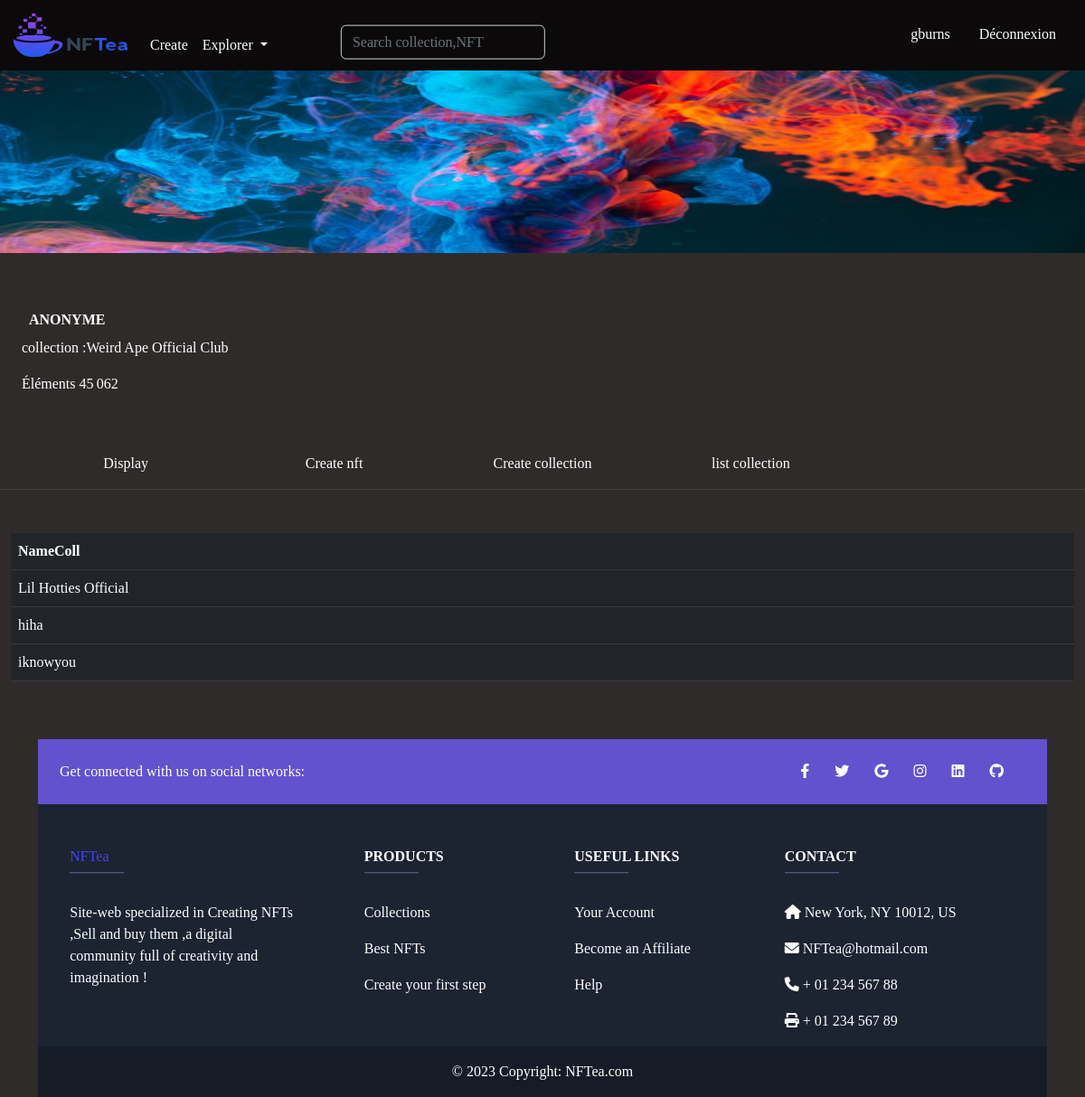
The app's page /user/listcoll.php (signed in) with its own data.
### tables this page shows
CREATE TABLE `user` (
  `UserId` int(30) NOT NULL,
  `UserName` varchar(20) NOT NULL,
  `Email` varchar(255) NOT NULL,
  `Password` varchar(20) NOT NULL
);

CREATE TABLE `collection` (
  `CollectionId` int(30) NOT NULL,
  `NameColl` varchar(20) NOT NULL,
  `UserId` int(30) NOT NULL
);

### user/listcoll.php (the view, shortened to what this page needs)
<?php
require '../user/include/conexion.php'; ?>
<!DOCTYPE html>
<html lang="en">
<head>
    <link href="https://cdn.jsdelivr.net/npm/bootstrap@5.2.2/dist/css/bootstrap.min.css" rel="stylesheet">
    <link href="stylesheet" href="https://maxcdn.bootstrapcdn.com/bootstrap/3.3.7/css/bootstrap.min.css">
    <link href='https://css.gg/push-chevron-right.css' rel='stylesheet'>
    <link rel="stylesheet" href="css/style.css">
    <link
    href="https://cdnjs.cloudflare.com/ajax/libs/font-awesome/6.0.0/css/all.min.css"
    rel="stylesheet"/>
    <link rel="stylesheet" href="css/collection.css">
</head>
<body>
  <div>
    <nav class="navbar navbar-expand-lg bg-light  fixed-top">
      <div class="container-fluid">
          <a class="navbar-brand" href="../index.php" ><img src="img/logonft.png" class="logo" alt=""></a>
        <div class="collapse navbar-collapse" id="navbarSupportedContent">
          <ul class="navbar-nav me-auto mb-2 mb-lg-0">
          <li class="nav-item">
              <?php if(!isset($_SESSION['Email'])){
      ?>
                <a class="nav-link" href="./login/login.php">Create</a>
           <?php } else { ?>
            <a class="nav-link" href="addnft.php">Create</a>
            <?php }  ?>
              </li>
            <li class="nav-item dropdown">
              <a class="nav-link dropdown-toggle" href="#" role="button" data-bs-toggle="dropdown" aria-expanded="false">
                Explorer
              </a>
            </li>
          </ul>
          <form class="d-flex" role="search">
            <input class="form-control me-2" type="search" placeholder="Search collection,NFT" aria-label="Search">
          <form class="container-fluid justify-content-start">
              <?php $req = $db->query("SELECT * FROM `user`");
                        while($data =  $req->fetch()):
                          if($data['Email']==$_SESSION['Email']){
                            $id_user=$data['UserId'];
                            ?>
                            <button class="btn btn-outline-success me-2" type="button"><a href="./profil.php"><?php echo $data['UserName'] ?></a></button>
                        <?php  }
?> <?php endwhile; ?>
                <button class="btn btn-outline-success me-2" type="button"><a href="../login/logout.php">Déconnexion</a></button>
              </form>
          </form>
        </div>
      </div>
    </nav>
    </div>
        <img class="imgcover" src="./img/smoke3.jpg" alt="">
    <div class="div-collection">
        <h2>Anonyme</h2>
        <p>collection :Weird Ape Official Club</p>
        <p>Éléments 45 062</p>
    </div>
    <div class="list-profil">
    <button><a href="profil.php">Display</a></button>
   <button> <a href="addnft.php">Create nft</a></button>
      <button ><a href="addcoll.php">Create collection</button>
      <button><a href="listcoll.php">list collection</a></button>
    </div>
    <div class="hr">
      <hr>
    </div>
    <div class="container-fluid mt-5">
        <div class="row">
            <div class="col-md-13 mx-auto">
                <div class="table-responsive">
                <table id="myTable" class="table table-dark table-hover">
                    <thead>
                        <tr>
                            <th>NameColl</th>
                        </tr>
                    </thead>
                    <tbody>
                    <?php
                        $req = $db->query('SELECT * FROM `collection` ');
                        while($data =  $req->fetch()):
                          if($data['UserId']==$id_user){
?>
                        <tr>
                            <td><?= $data['NameColl'] ?></td>
                        </tr>
                        <?php }endwhile; ?>
                    </tbody>
                </table>
                </div>
            </div>
        </div>
    </div>
<div class="container my-5">
  <footer
          class="text-center text-lg-start text-white"
          style="background-color: #1c2331"
          >
    <section
             class="d-flex justify-content-between p-4"
             style="background-color: #6351ce"
             >
      <div class="me-5">
        <span>Get connected with us on social networks:</span>
      </div>
      <div>
        <a href="https://facebook.com/" class="text-white me-4">
          <i class="fab fa-facebook-f" ></i>
        </a>
        <a href="https://twitter.com/" class="text-white me-4">
          <i class="fab fa-twitter" ></i>
        </a>
        <a href="https://google.com/" class="text-white me-4">
          <i class="fab fa-google" ></i>
        </a>
        <a href="https://instagram.com/" class="text-white me-4">
          <i class="fab fa-instagram" ></i>
        </a>
        <a hhref="https://linkedin.com/" class="text-white me-4">
          <i class="fab fa-linkedin" ></i>
        </a>
        <a href="https://github.com/" class="text-white me-4">
          <i class="fab fa-github" ></i>
        </a>
      </div>
    </section>
    <section class="">
      <div class="container text-center text-md-start mt-5">
        <div class="row mt-3">
          <div class="col-md-3 col-lg-4 col-xl-3 mx-auto mb-4">
            <h6 class="text-white" style="color:rgb(69, 69, 240) !important">NFTea</h6>
            <hr
                class="mb-4 mt-0 d-inline-block mx-auto"
                style="width: 60px; background-color: #7c4dff; height: 2px"
                />
            <p>
                Site-web specialized in Creating NFTs ,Sell and buy them ,a digital community full of creativity and imagination !
            </p>
          </div>
          <div class="col-md-2 col-lg-2 col-xl-2 mx-auto mb-4">
            <h6 class="text-uppercase fw-bold">Products</h6>
            <hr
                class="mb-4 mt-0 d-inline-block mx-auto"
                style="width: 60px; background-color: #7c4dff; height: 2px"
                />
            <p>
              <a href="#!" class="text-white">Collections</a>
            </p>
            <p>
              <a href="#!" class="text-white">Best NFTs</a>
            </p>
            <p>
              <a href="#!" class="text-white">Create your first step</a>
            </p>
          </div>
          <div class="col-md-3 col-lg-2 col-xl-2 mx-auto mb-4">
            <h6 class="text-uppercase fw-bold">Useful links</h6>
            <hr
                class="mb-4 mt-0 d-inline-block mx-auto"
                style="width: 60px; background-color: #7c4dff; height: 2px"
                />
            <p>
              <a href="#!" class="text-white">Your Account</a>
            </p>
            <p>
              <a href="#!" class="text-white">Become an Affiliate</a>
            </p>
            <p>
              <a href="#!" class="text-white">Help</a>
            </p>
          </div>
          <div class="col-md-4 col-lg-3 col-xl-3 mx-auto mb-md-0 mb-4">
            <h6 class="text-uppercase fw-bold">Contact</h6>
            <hr
                class="mb-4 mt-0 d-inline-block mx-auto"
                style="width: 60px; background-color: #7c4dff; height: 2px"
                />
            <p><i class="fas fa-home mr-3"></i> New York, NY 10012, US</p>
            <p><i class="fas fa-envelope mr-3"></i> NFTea@hotmail.com</p>
            <p><i class="fas fa-phone mr-3"></i> + 01 234 567 88</p>
            <p><i class="fas fa-print mr-3"></i> + 01 234 567 89</p>
          </div>
        </div>
      </div>
    </section>
    <div
         class="text-center p-3"
         style="background-color: rgba(0, 0, 0, 0.2)"
         >
      © 2023 Copyright:
      <a class="text-white" href="index.html"
         >NFTea.com</a
        >
    </div>
  </footer>
</div>
</body>
</html>

### user/css/style.css (style rules this page uses)
* { margin:0; padding:0; text-decoration: none; scroll-behavior: smooth; list-style-type:none; font-family: Georgia, serif; }
.btn-outline-success { margin-bottom:-2rem; color: #fff; height: 20%; }
html, body { margin: 0; height: 100%; }
body { background: #302B2B; }
.navbar { background-color: rgb(11,9,9,9) !important; }
.logo { width:130px ; height:50px ; }
.navbar .navbar-nav li a { padding-top:30px; color:white !important; }
.btn { white-space:nowrap; border-width:0px !important; color:white; }
.nav-item { font-size:1em; }
.form-control { transform:translate(-170% ,20%) ; background-color: rgba(255, 255, 255, 0); }
body { font-family: "Poppins", sans-serif; height: 100vh; }
a { color: #fff; display:inline-block; text-decoration: none; font-weight: 400; }
h2 { text-align: center; font-size: 16px; font-weight: 600; text-transform: uppercase; display:inline-block; margin: 40px 8px 10px 8px; color: #cccccc; }

### user/css/collection.css (style rules this page uses)
.imgcover { width: 100%; height:35%; }
.div-collection { padding: 2%; color: #ffff; display: flex; flex-direction: column; justify-content:space-between; background-color: #302B2B; }
.div-collection h2 { color: #fff; font-size: medium; align-self: start; }
.hr { color: #7f7979; background-color: #302B2B; }
.list-profil { display: flex; flex-direction: row; color: #fff; background-color: #302B2B; padding: 2% 2% 0%; }
.list-profil button { font-size:medium; background-color: #302B2B; color: #fff; width: 20%; border: none; border-radius: 0%; }

### records on screen
user: UserName "gburns"
collection: NameColl "Lil Hotties Official"
collection: NameColl "hiha"
collection: NameColl "iknowyou"
